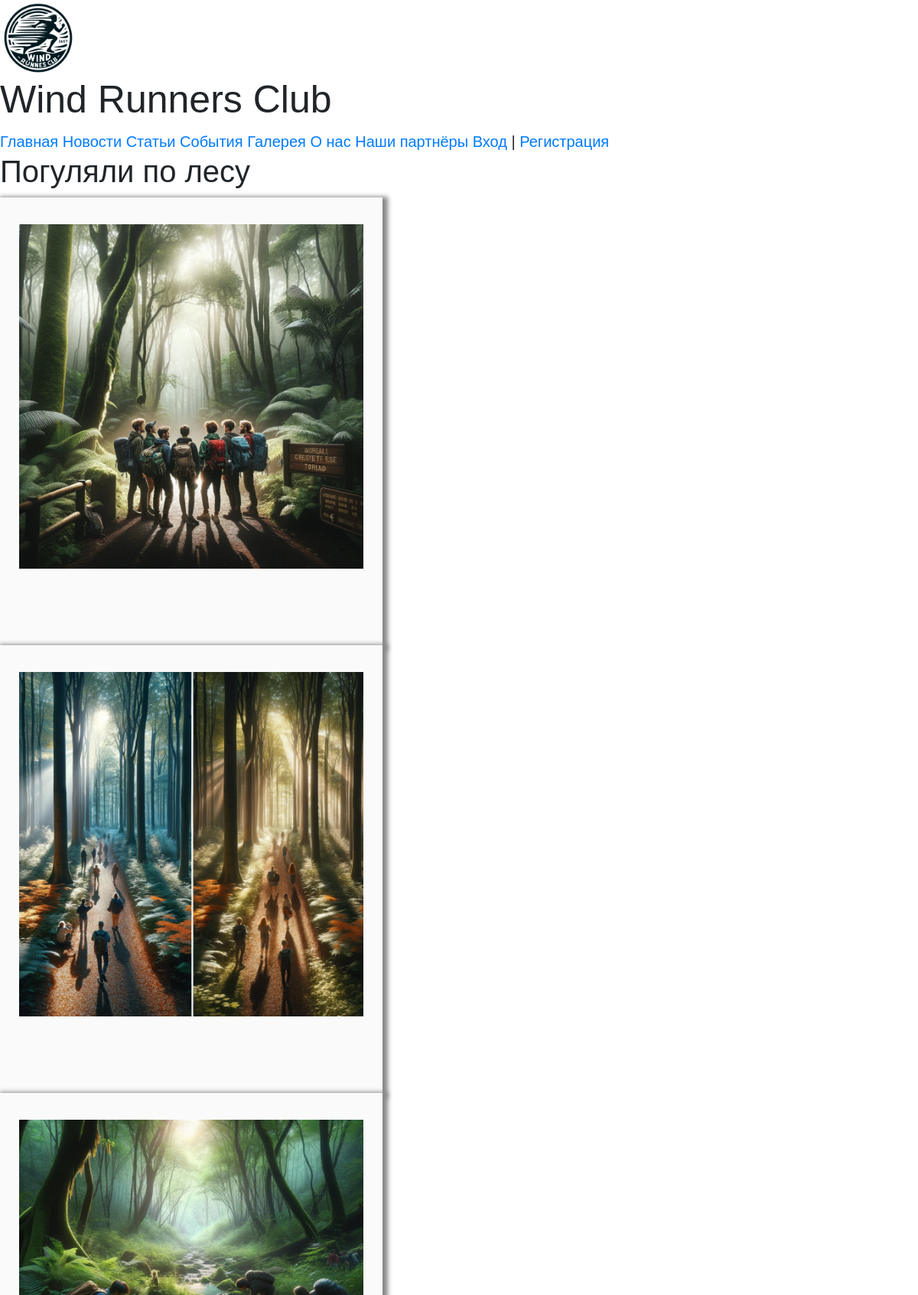
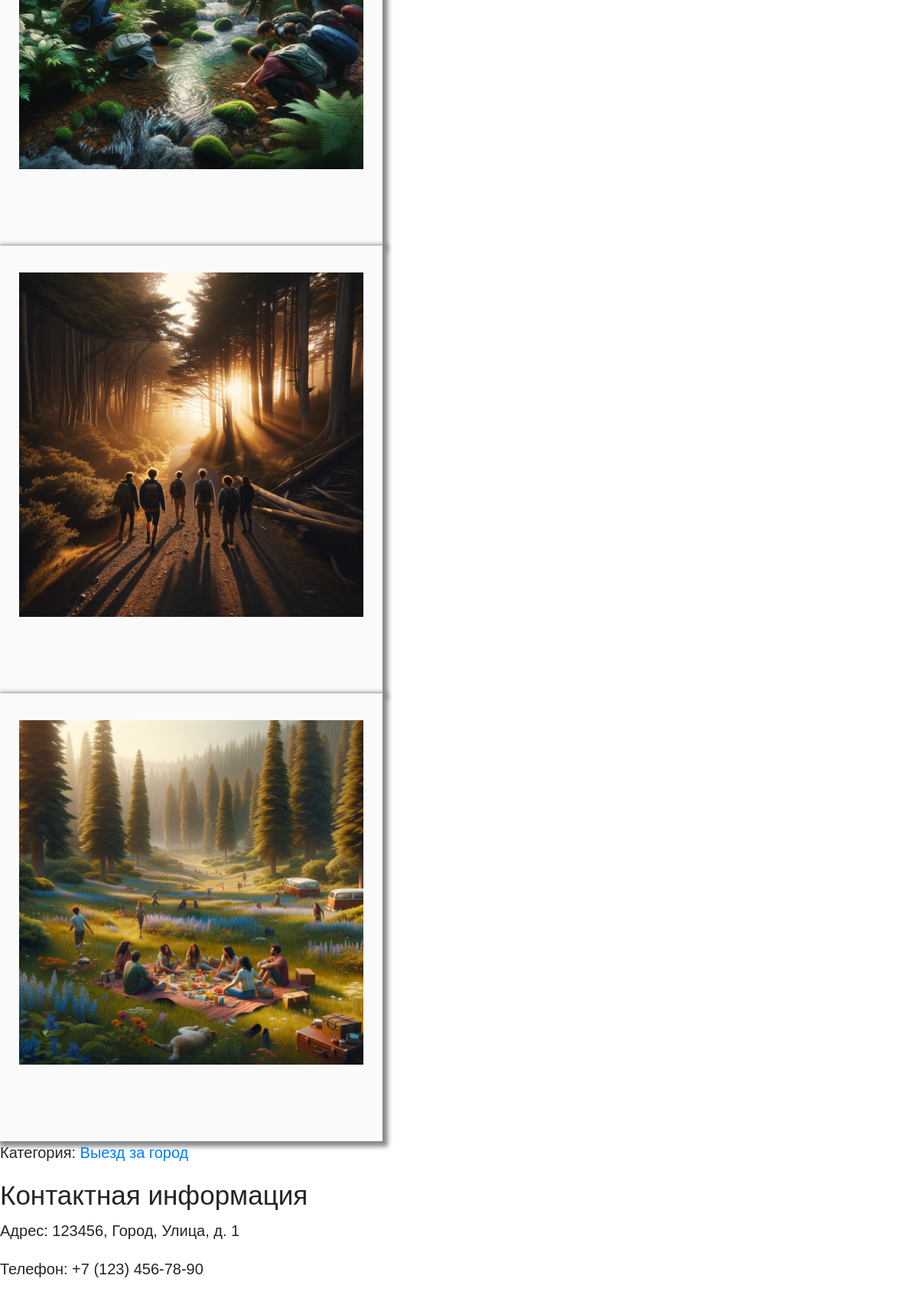
/gallery/event/1/ (upper part), run on the app's committed database (2 pictures, top to bottom).
### gallery/models.py (models this page shows, shortened)
class Event(models.Model):
    title = models.CharField(max_length=256)
    category = models.ForeignKey(Category, on_delete=models.CASCADE, related_name='events', null=True, blank=True)
    class Meta:
        verbose_name = 'Событие'
        verbose_name_plural = 'События'

class Image(models.Model):
    title = models.CharField(max_length=256)
    description = models.TextField(blank=True)
    category = models.ForeignKey(Category, on_delete=models.CASCADE, parent_link='images')
    image = models.ImageField(upload_to='gallery/', default='defaults/wrc_emblem.webp')
    uploaded_by = models.ForeignKey(User, on_delete=models.CASCADE, related_name='uploaded_images')
    upload_date = models.DateTimeField(auto_now_add=True)
    event = models.ForeignKey(Event, on_delete=models.CASCADE, related_name='images', null=True)
    class Meta:
        verbose_name = 'Изображение'
        verbose_name_plural = 'Изображения'

class Category(models.Model):
    name = models.CharField(max_length=128)
    class Meta:
        verbose_name = 'Категория'
        verbose_name_plural = 'Категории'

### gallery/views.py (the view)
# urls.py: path('event/<int:event_id>/', views.event_detail, name='event_detail'),
def event_detail(request, event_id):
    event = get_object_or_404(Event, id=event_id)
    images = event.images.all()
    context = {'event': event, 'images': images}
    return render(request, 'gallery/event_detail.html', context)

### gallery/templates/gallery/event_detail.html
{% extends 'base.html' %}
{% block content %}
<h2>{{ event.title }}</h2>
<div class="images">
    {% for image in images %}
    <div class="image">
        <a href="{% url 'gallery:gallery_detail' image.id %}">
            <img src="{{ image.image.url }}" alt="{{ image.title }}" class="custom-img">
        </a>
    </div>
    {% endfor %}
</div>
{% if event.category %}
    <p>Категория: <a href="{% url 'gallery:images_by_category' category_id=event.category.id %}">{{ event.category.name }}</a></p>
{% else %}
<p>Категория: не указана</p>
{% endif %}
{% endblock %}

### static/css/style.css (style rules this page uses)
* { font-family: Arial; text-decoration: none; font-size: 20px; }
.custom-img { border: 25px solid #fafafa; border-top-width: 35px; border-bottom-width: 100px; -webkit-box-shadow: 3px 3px 6px 4px #888; -moz-box-shadow: 3px 3px 6px 4px #888; box-shadow: 3px 3px 6px 4px #888; width: 500px; height: auto; }

### data on the page
Event: title "Погуляли по лесу", category.name "Выезд за город"
Image: image (picture)
Image: image (picture)
Image: image (picture)
Image: image (picture)
Image: image (picture)
